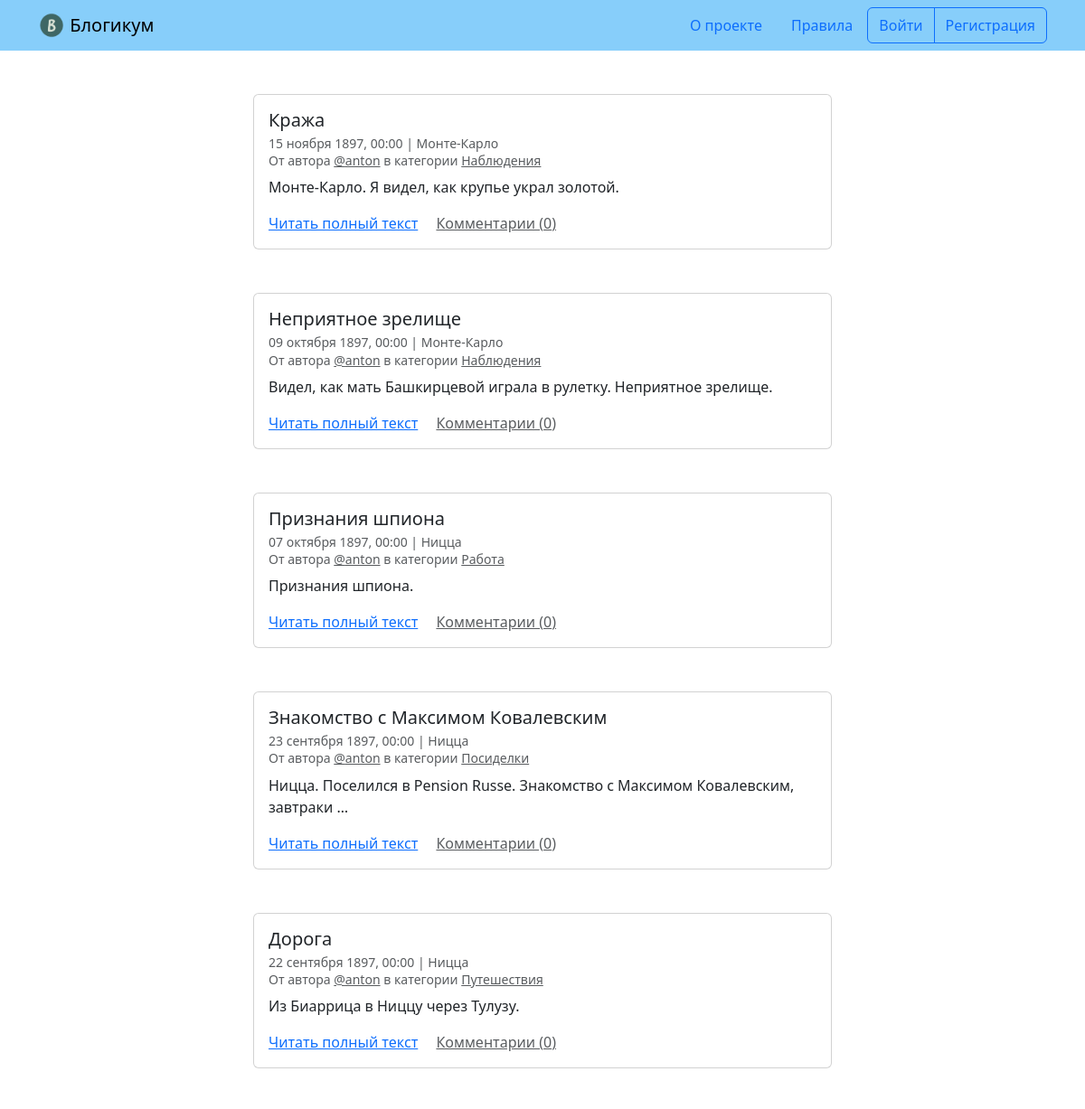
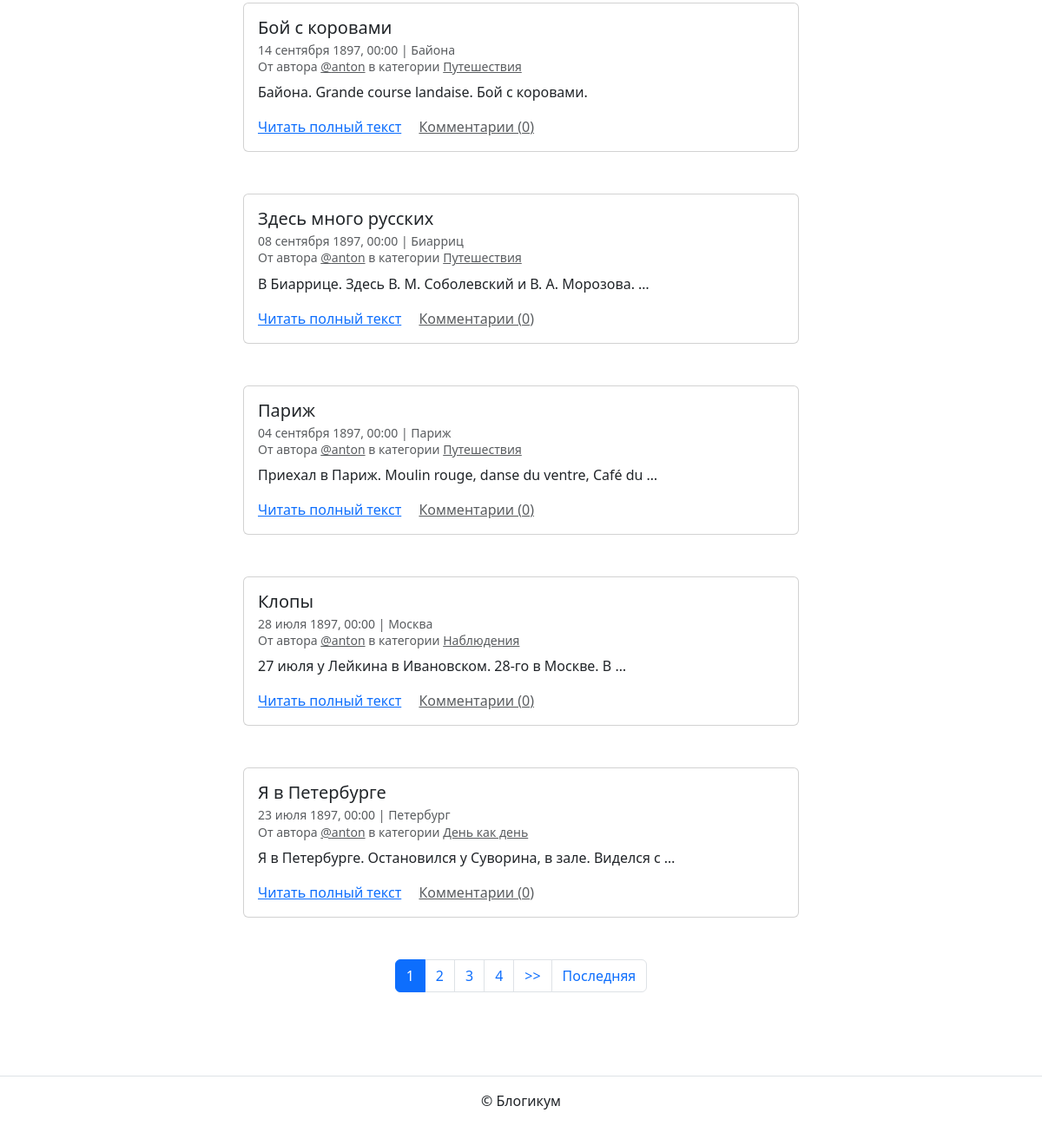
The page / on the database its author committed (2 pictures, top to bottom).
### blog/models.py (models this page shows, shortened)
class BaseModel(models.Model):
    is_published = models.BooleanField(
        default=True,
        null=False,
        verbose_name='Опубликовано',
        help_text='Снимите галочку, чтобы скрыть публикацию.'
    )
    created_at = models.DateTimeField(
        auto_now_add=True,
        null=False,
        verbose_name='Добавлено'
    )
    class Meta:
        abstract = True

class Post(BaseModel):
    title = models.CharField(
        max_length=256,
        null=False,
        verbose_name='Заголовок'
    )
    text = models.TextField(
        null=False,
        verbose_name='Текст'
    )
    image = models.ImageField(upload_to='posts/', blank=True, null=True)
    pub_date = models.DateTimeField(
        null=False,
        verbose_name='Дата и время публикации',
        help_text=(
            'Если установить дату и время в будущем — '
            'можно делать отложенные публикации.'
        )
    )
    author = models.ForeignKey(
        User,
        on_delete=models.CASCADE,
        null=False,
        related_name='posts',
        verbose_name='Автор публикации'
    )
    location = models.ForeignKey(
        Location,
        on_delete=models.SET_NULL,
        null=True,
        related_name='posts',
        verbose_name='Местоположение'
    )
    category = models.ForeignKey(
        Category,
        on_delete=models.SET_NULL,
        null=True,
        related_name='posts',
        verbose_name='Категория'
    )
    @property
    def comment_count(self):
        return self.comments.count()
    class Meta:
        verbose_name = 'публикация'
        verbose_name_plural = 'Публикации'

class Location(BaseModel):
    name = models.CharField(
        max_length=256,
        null=False,
        verbose_name='Название места'
    )
    class Meta:
        verbose_name = 'местоположение'
        verbose_name_plural = 'Местоположения'

class Category(BaseModel):
    title = models.CharField(
        max_length=256,
        null=False,
        verbose_name='Заголовок'
    )
    description = models.TextField(
        null=False,
        verbose_name='Описание'
    )
    slug = models.SlugField(
        unique=True,
        null=False,
        verbose_name='Идентификатор',
        help_text=(
            'Идентификатор страницы для URL; разрешены символы '
            'латиницы, цифры, дефис и подчёркивание.'
        )
    )
    class Meta:
        verbose_name = 'категория'
        verbose_name_plural = 'Категории'

### blog/views.py (the view)
# urls.py: path('', views.index, name='index'),
def index(request):
    posts = Post.objects.filter(
        is_published=True,
        pub_date__lte=timezone.now(),
        category__is_published=True
    ).select_related(
        'author',
        'category',
        'location'
    ).order_by('-pub_date')
    page_obj = paginate_queryset(request, posts, per_page=10)
    return render(request, 'blog/index.html', {'page_obj': page_obj})

### blog/views.py (called while the page is built)
def paginate_queryset(request, queryset, per_page=10):
    paginator = Paginator(queryset, per_page)
    page_number = request.GET.get('page')
    return paginator.get_page(page_number)

### templates/blog/index.html (shortened to what this page needs)
{% extends "base.html" %}
{% block content %}
  {% for post in page_obj %}
    <article class="mb-5">
      {% include "includes/post_card.html" %}
    </article>
  {% endfor %}
  {% include "includes/paginator.html" %}
{% endblock %}

### templates/base.html (shortened to what this page needs)
{% load static %}
{% load django_bootstrap5 %}
<!DOCTYPE html>
<html lang="ru">
  <head>
    {% bootstrap_css %}
  </head>
  <body>
    {% include "includes/header.html" %}
    <main>
      <div class="container py-5">
        {% block content %}{% endblock %}
      </div>
    </main>
    {% include "includes/footer.html" %}
  </body>
</html>

### templates/includes/header.html
{% load static %}
<header>
  <nav class="navbar navbar-light" style="background-color: lightskyblue">
    <div class="container">
      <a class="navbar-brand" href="{% url 'blog:index' %}">
        <img src="{% static 'img/logo.png' %}" width="30" height="30" class="d-inline-block align-top" alt="">
        Блогикум
      </a>
      {% with request.resolver_match.view_name as view_name %}
        <ul class="nav  nav-pills">
          <li class="nav-item">
            <a class="nav-link {% if view_name == 'pages:about' %} text-white {% endif %}" href="{% url 'pages:about' %}">
              О проекте
            </a>
          </li>
          <li class="nav-item">
            <a class="nav-link {% if view_name == 'pages:rules' %} text-white {% endif %}" href="{% url 'pages:rules' %}">
              Правила
            </a>
          </li>
          {% if user.is_authenticated %}
            <div class="btn-group" role="group" aria-label="Basic outlined example">
              <button type="button" class="btn btn-outline-primary"><a class="text-decoration-none text-reset"
                  href="{% url 'blog:create_post' %}">Написать пост</a></button>
              <button type="button" class="btn btn-outline-primary"><a class="text-decoration-none text-reset"
                  href="{% url 'blog:profile' user.username %}">{{ user.username }}</a></button>
              <button type="button" class="btn btn-outline-primary"><a class="text-decoration-none text-reset"
                  href="{% url 'logout' %}">Выйти</a></button>
            </div>
          {% else %}
            <div class="btn-group" role="group" aria-label="Basic outlined example">
              <button type="button" class="btn btn-outline-primary"><a class="text-decoration-none text-reset"
                  href="{% url 'login' %}">Войти</a></button>
              <button type="button" class="btn btn-outline-primary"><a class="text-decoration-none text-reset"
                  href="{% url 'registration' %}">Регистрация</a></button>
            </div>
          {% endif %}
        </ul>
      {% endwith %}
    </div>
  </nav>
</header>

### templates/includes/post_card.html (shortened to what this page needs)
<div class="col d-flex justify-content-center">
  <div class="card" style="width: 40rem;">
    <div class="card-body">
      <h5 class="card-title">{{ post.title }}</h5>
      <h6 class="card-subtitle mb-2 text-muted">
        <small>
          {{ post.pub_date|date:"d E Y, H:i" }} | {% if post.location and post.location.is_published %}{{ post.location.name }}{% else %}Планета Земля{% endif %}<br>
          От автора <a class="text-muted" href="{% url 'blog:profile' post.author.username %}">@{{ post.author.username }}</a> в
          категории {% include "includes/category_link.html" %}
        </small>
      </h6>
      <p class="card-text">{{ post.text|truncatewords:10 }}</p>
      <a href="{% url 'blog:post_detail' post.id %}" class="card-link">Читать полный текст</a>
      <a href="{% url 'blog:post_detail' post.id %}" class="card-link text-muted">Комментарии ({{ post.comment_count }})</a>
    </div>
  </div>
</div>

### templates/includes/category_link.html
<a class="text-muted" href="{% url 'blog:category_posts' post.category.slug %}">
  {{ post.category.title }}
</a>

### templates/includes/paginator.html (shortened to what this page needs)
{% if page_obj.has_other_pages %}
  <nav aria-label="Page navigation" class="my-5">
    <ul class="pagination justify-content-center">
      {% for i in page_obj.paginator.page_range %}
        {% if page_obj.number == i %}
          <li class="page-item active">
            <span class="page-link">{{ i }}</span>
          </li>
        {% else %}
          <li class="page-item">
            <a class="page-link" href="?page={{ i }}">{{ i }}</a>
          </li>
        {% endif %}
      {% endfor %}
      {% if page_obj.has_next %}
        <li class="page-item">
          <a class="page-link" href="?page={{ page_obj.next_page_number }}">
            >>
          </a>
        </li>
        <li class="page-item">
          <a class="page-link" href="?page={{ page_obj.paginator.num_pages }}">
            Последняя
          </a>
        </li>
      {% endif %}
    </ul>
  </nav>
{% endif %}

### templates/includes/footer.html
<footer class="border-top text-center py-3">
  <p>© Блогикум</p>
</footer>

### rows shown on the page
Post: title "Кража", pub_date "15 ноября 1897, 00:00", location.name "Монте-Карло", author.username "anton", category "Наблюдения", text "Монте-Карло. Я видел, как крупье украл золотой.", comment_count "0"
Post: title "Неприятное зрелище", pub_date "09 октября 1897, 00:00", location.name "Монте-Карло", author.username "anton", category "Наблюдения", text "Видел, как мать Башкирцевой играла в рулетку. Неприятное зрелище.", comment_count "0"
Post: title "Признания шпиона", pub_date "07 октября 1897, 00:00", location.name "Ницца", author.username "anton", category "Работа", text "Признания шпиона.", comment_count "0"
Post: title "Знакомство с Максимом Ковалевским", pub_date "23 сентября 1897, 00:00", location.name "Ницца", author.username "anton", category "Посиделки", text "Ницца. Поселился в Pension Russe. Знакомство с Максимом Ковалевским, завтраки …", comment_count "0"
Post: title "Дорога", pub_date "22 сентября 1897, 00:00", location.name "Ницца", author.username "anton", category "Путешествия", text "Из Биаррица в Ниццу через Тулузу.", comment_count "0"
Post: title "Бой с коровами", pub_date "14 сентября 1897, 00:00", location.name "Байона", author.username "anton", category "Путешествия", text "Байона. Grande course landaise. Бой с коровами.", comment_count "0"
Post: title "Здесь много русских", pub_date "08 сентября 1897, 00:00", location.name "Биарриц", author.username "anton", category "Путешествия", text "В Биаррице. Здесь В. М. Соболевский и В. А. Морозова. …", comment_count "0"
Post: title "Париж", pub_date "04 сентября 1897, 00:00", location.name "Париж", author.username "anton", category "Путешествия", text "Приехал в Париж. Moulin rouge, danse du ventre, Café du …", comment_count "0"
Post: title "Клопы", pub_date "28 июля 1897, 00:00", location.name "Москва", author.username "anton", category "Наблюдения", text "27 июля у Лейкина в Ивановском. 28-го в Москве. В …", comment_count "0"
Post: title "Я в Петербурге", pub_date "23 июля 1897, 00:00", location.name "Петербург", author.username "anton", category "День как день", text "Я в Петербурге. Остановился у Суворина, в зале. Виделся с …", comment_count "0"

### other values the page prints
{{ i }} "1"
{{ i }} "2" "3" "4"
